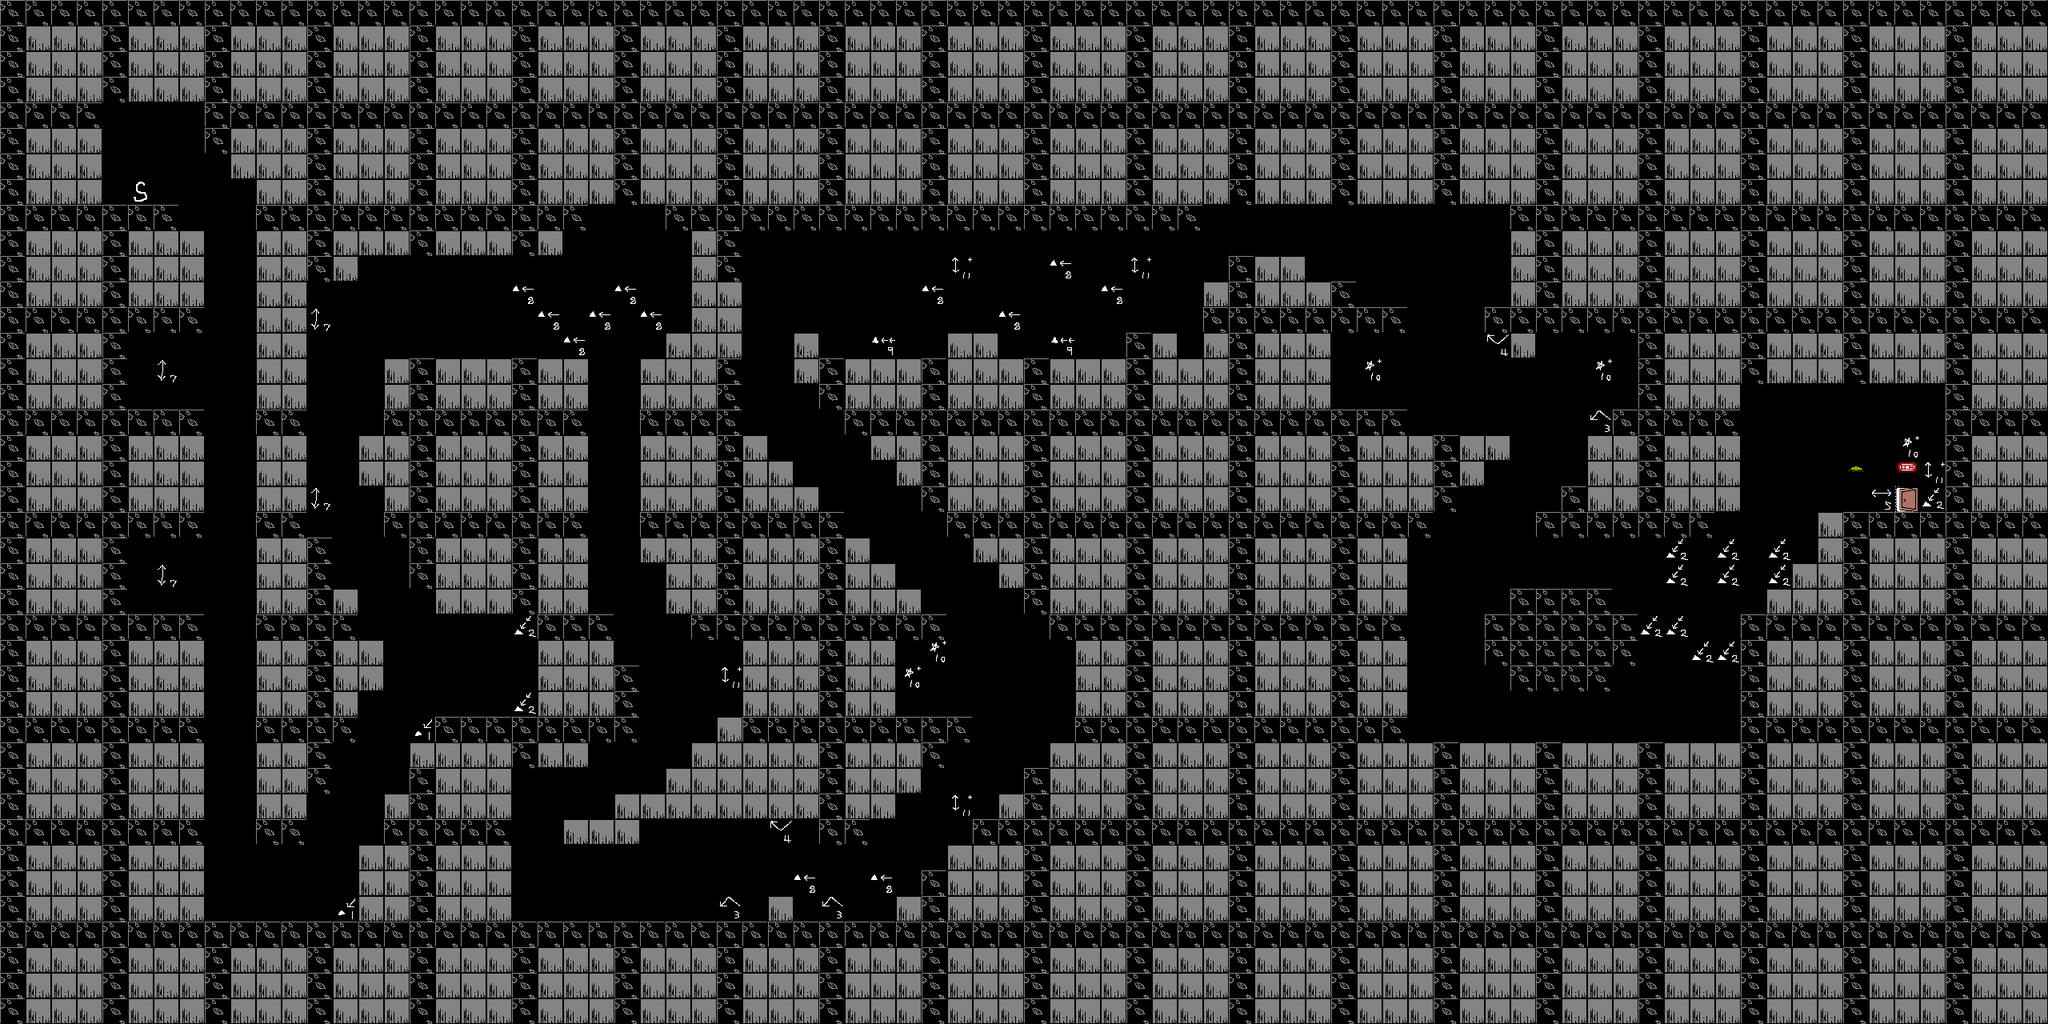

Below is a game level as drawn by its tile map, then a one-line description and the .tmx that defines it (tile-layer data replaced by summaries):
An orthogonal 80x40 tile map with 32x32 px tiles, 2 tile layers (ground, chara).

<map version="1.0" orientation="orthogonal" width="80" height="40" tilewidth="32" tileheight="32">
 <tileset firstgid="1" name="map" tilewidth="32" tileheight="32">
  <image source="map.png" trans="ff00ff" width="256" height="256" />
  <terraintypes>
   <terrain name="�������Ϸ�" tile="-1" />
  </terraintypes>
 </tileset>
 <layer name="ground" width="80" height="40">
  <data>[3200 cells, 2451 non-empty, 5 distinct tile ids]</data>
 </layer>
 <layer name="chara" width="80" height="40">
  <data>[3200 cells, 50 non-empty, 11 distinct tile ids]</data>
 </layer>
</map>
